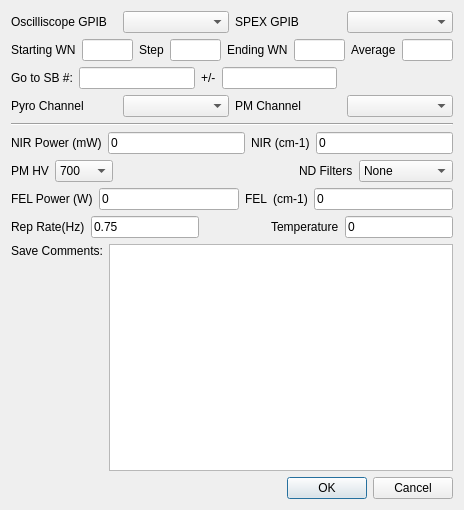
<?xml version="1.0" encoding="UTF-8"?>
<ui version="4.0">
 <class>Dialog</class>
 <widget class="QDialog" name="Dialog">
  <property name="geometry">
   <rect>
    <x>0</x>
    <y>0</y>
    <width>464</width>
    <height>510</height>
   </rect>
  </property>
  <property name="windowTitle">
   <string>Settings</string>
  </property>
  <layout class="QVBoxLayout" name="verticalLayout_2">
   <item>
    <layout class="QHBoxLayout" name="horizontalLayout_9">
     <item>
      <layout class="QHBoxLayout" name="horizontalLayout">
       <item>
        <widget class="QLabel" name="label">
         <property name="text">
          <string>Oscilliscope GPIB</string>
         </property>
        </widget>
       </item>
       <item>
        <widget class="QComboBox" name="cAGPIB">
         <property name="toolTip">
          <string>&lt;html&gt;&lt;head/&gt;&lt;body&gt;&lt;p&gt;USB...&lt;/p&gt;&lt;/body&gt;&lt;/html&gt;</string>
         </property>
        </widget>
       </item>
      </layout>
     </item>
     <item>
      <layout class="QHBoxLayout" name="horizontalLayout_2">
       <item>
        <widget class="QLabel" name="label_2">
         <property name="text">
          <string>SPEX GPIB</string>
         </property>
        </widget>
       </item>
       <item>
        <widget class="QComboBox" name="cSGPIB">
         <property name="toolTip">
          <string>&lt;html&gt;&lt;head/&gt;&lt;body&gt;&lt;p&gt;GPIB0::4::INSTR&lt;/p&gt;&lt;/body&gt;&lt;/html&gt;</string>
         </property>
        </widget>
       </item>
      </layout>
     </item>
    </layout>
   </item>
   <item>
    <layout class="QHBoxLayout" name="horizontalLayout_3">
     <item>
      <widget class="QLabel" name="label_3">
       <property name="text">
        <string>Starting WN</string>
       </property>
      </widget>
     </item>
     <item>
      <widget class="QFNumberEdit" name="tStartWN"/>
     </item>
     <item>
      <widget class="QLabel" name="label_4">
       <property name="text">
        <string>Step</string>
       </property>
      </widget>
     </item>
     <item>
      <widget class="QFNumberEdit" name="tStepWN"/>
     </item>
     <item>
      <widget class="QLabel" name="label_5">
       <property name="text">
        <string>Ending WN</string>
       </property>
      </widget>
     </item>
     <item>
      <widget class="QFNumberEdit" name="tEndWN"/>
     </item>
     <item>
      <widget class="QLabel" name="label_10">
       <property name="text">
        <string>Average</string>
       </property>
      </widget>
     </item>
     <item>
      <widget class="QINumberEdit" name="tAverages"/>
     </item>
    </layout>
   </item>
   <item>
    <layout class="QHBoxLayout" name="horizontalLayout_11">
     <item>
      <widget class="QLabel" name="label_18">
       <property name="text">
        <string>Go to SB #:</string>
       </property>
      </widget>
     </item>
     <item>
      <widget class="QFNumberEdit" name="tGotoSB"/>
     </item>
     <item>
      <widget class="QLabel" name="label_19">
       <property name="text">
        <string>+/-</string>
       </property>
      </widget>
     </item>
     <item>
      <widget class="QFNumberEdit" name="tGotoBound"/>
     </item>
     <item>
      <spacer name="horizontalSpacer_3">
       <property name="orientation">
        <enum>Qt::Horizontal</enum>
       </property>
       <property name="sizeHint" stdset="0">
        <size>
         <width>40</width>
         <height>20</height>
        </size>
       </property>
      </spacer>
     </item>
    </layout>
   </item>
   <item>
    <layout class="QHBoxLayout" name="horizontalLayout_4">
     <item>
      <widget class="QLabel" name="label_7">
       <property name="text">
        <string>Pyro Channel</string>
       </property>
      </widget>
     </item>
     <item>
      <widget class="QComboBox" name="cPyroCh"/>
     </item>
     <item>
      <widget class="QLabel" name="label_6">
       <property name="text">
        <string>PM Channel</string>
       </property>
      </widget>
     </item>
     <item>
      <widget class="QComboBox" name="cPMCh"/>
     </item>
    </layout>
   </item>
   <item>
    <widget class="Line" name="line">
     <property name="orientation">
      <enum>Qt::Horizontal</enum>
     </property>
    </widget>
   </item>
   <item>
    <layout class="QHBoxLayout" name="horizontalLayout_5">
     <item>
      <widget class="QLabel" name="label_8">
       <property name="text">
        <string>NIR Power (mW)</string>
       </property>
      </widget>
     </item>
     <item>
      <widget class="QFNumberEdit" name="tNIRP">
       <property name="text">
        <string>0</string>
       </property>
      </widget>
     </item>
     <item>
      <widget class="QLabel" name="label_12">
       <property name="text">
        <string>NIR (cm-1)</string>
       </property>
      </widget>
     </item>
     <item>
      <widget class="QFNumberEdit" name="tNIRLam">
       <property name="text">
        <string>0</string>
       </property>
      </widget>
     </item>
    </layout>
   </item>
   <item>
    <layout class="QHBoxLayout" name="horizontalLayout_7">
     <item>
      <widget class="QLabel" name="label_13">
       <property name="text">
        <string>PM HV</string>
       </property>
      </widget>
     </item>
     <item>
      <widget class="QComboBox" name="cbPMHV">
       <item>
        <property name="text">
         <string>700</string>
        </property>
       </item>
       <item>
        <property name="text">
         <string>1000</string>
        </property>
       </item>
      </widget>
     </item>
     <item>
      <spacer name="horizontalSpacer_2">
       <property name="orientation">
        <enum>Qt::Horizontal</enum>
       </property>
       <property name="sizeHint" stdset="0">
        <size>
         <width>40</width>
         <height>20</height>
        </size>
       </property>
      </spacer>
     </item>
     <item>
      <widget class="QLabel" name="label_17">
       <property name="text">
        <string>ND Filters</string>
       </property>
      </widget>
     </item>
     <item>
      <widget class="QComboBox" name="cbNDFilters">
       <item>
        <property name="text">
         <string>None</string>
        </property>
       </item>
       <item>
        <property name="text">
         <string>White Label</string>
        </property>
       </item>
       <item>
        <property name="text">
         <string>Blue Label</string>
        </property>
       </item>
       <item>
        <property name="text">
         <string>Both</string>
        </property>
       </item>
      </widget>
     </item>
    </layout>
   </item>
   <item>
    <layout class="QHBoxLayout" name="horizontalLayout_6">
     <item>
      <widget class="QLabel" name="label_9">
       <property name="text">
        <string>FEL Power (W)</string>
       </property>
      </widget>
     </item>
     <item>
      <widget class="QFNumberEdit" name="tFELP">
       <property name="text">
        <string>0</string>
       </property>
      </widget>
     </item>
     <item>
      <widget class="QLabel" name="label_15">
       <property name="text">
        <string>FEL  (cm-1)</string>
       </property>
      </widget>
     </item>
     <item>
      <widget class="QFNumberEdit" name="tFELLam">
       <property name="text">
        <string>0</string>
       </property>
      </widget>
     </item>
    </layout>
   </item>
   <item>
    <layout class="QHBoxLayout" name="horizontalLayout_8">
     <item>
      <widget class="QLabel" name="label_16">
       <property name="text">
        <string>Rep Rate(Hz)</string>
       </property>
      </widget>
     </item>
     <item>
      <widget class="QFNumberEdit" name="tRepRate">
       <property name="text">
        <string>0.75</string>
       </property>
      </widget>
     </item>
     <item>
      <spacer name="horizontalSpacer">
       <property name="orientation">
        <enum>Qt::Horizontal</enum>
       </property>
       <property name="sizeHint" stdset="0">
        <size>
         <width>40</width>
         <height>20</height>
        </size>
       </property>
      </spacer>
     </item>
     <item>
      <widget class="QLabel" name="label_14">
       <property name="text">
        <string>Temperature</string>
       </property>
      </widget>
     </item>
     <item>
      <widget class="QFNumberEdit" name="tTemp">
       <property name="text">
        <string>0</string>
       </property>
      </widget>
     </item>
    </layout>
   </item>
   <item>
    <layout class="QHBoxLayout" name="horizontalLayout_10">
     <item>
      <layout class="QVBoxLayout" name="verticalLayout">
       <item>
        <widget class="QLabel" name="label_11">
         <property name="text">
          <string>Save Comments:</string>
         </property>
        </widget>
       </item>
       <item>
        <spacer name="verticalSpacer">
         <property name="orientation">
          <enum>Qt::Vertical</enum>
         </property>
         <property name="sizeHint" stdset="0">
          <size>
           <width>20</width>
           <height>40</height>
          </size>
         </property>
        </spacer>
       </item>
      </layout>
     </item>
     <item>
      <widget class="QTextEdit" name="tSaveComments"/>
     </item>
    </layout>
   </item>
   <item>
    <widget class="QDialogButtonBox" name="buttonBox">
     <property name="orientation">
      <enum>Qt::Horizontal</enum>
     </property>
     <property name="standardButtons">
      <set>QDialogButtonBox::Cancel|QDialogButtonBox::Ok</set>
     </property>
    </widget>
   </item>
  </layout>
 </widget>
 <customwidgets>
  <customwidget>
   <class>QFNumberEdit</class>
   <extends>QLineEdit</extends>
   <header>InstsAndQt.customQt</header>
  </customwidget>
  <customwidget>
   <class>QINumberEdit</class>
   <extends>QLineEdit</extends>
   <header>InstsAndQt.customQt</header>
  </customwidget>
 </customwidgets>
 <resources/>
 <connections>
  <connection>
   <sender>buttonBox</sender>
   <signal>accepted()</signal>
   <receiver>Dialog</receiver>
   <slot>accept()</slot>
   <hints>
    <hint type="sourcelabel">
     <x>227</x>
     <y>551</y>
    </hint>
    <hint type="destinationlabel">
     <x>157</x>
     <y>274</y>
    </hint>
   </hints>
  </connection>
  <connection>
   <sender>buttonBox</sender>
   <signal>rejected()</signal>
   <receiver>Dialog</receiver>
   <slot>reject()</slot>
   <hints>
    <hint type="sourcelabel">
     <x>295</x>
     <y>557</y>
    </hint>
    <hint type="destinationlabel">
     <x>286</x>
     <y>274</y>
    </hint>
   </hints>
  </connection>
 </connections>
</ui>
